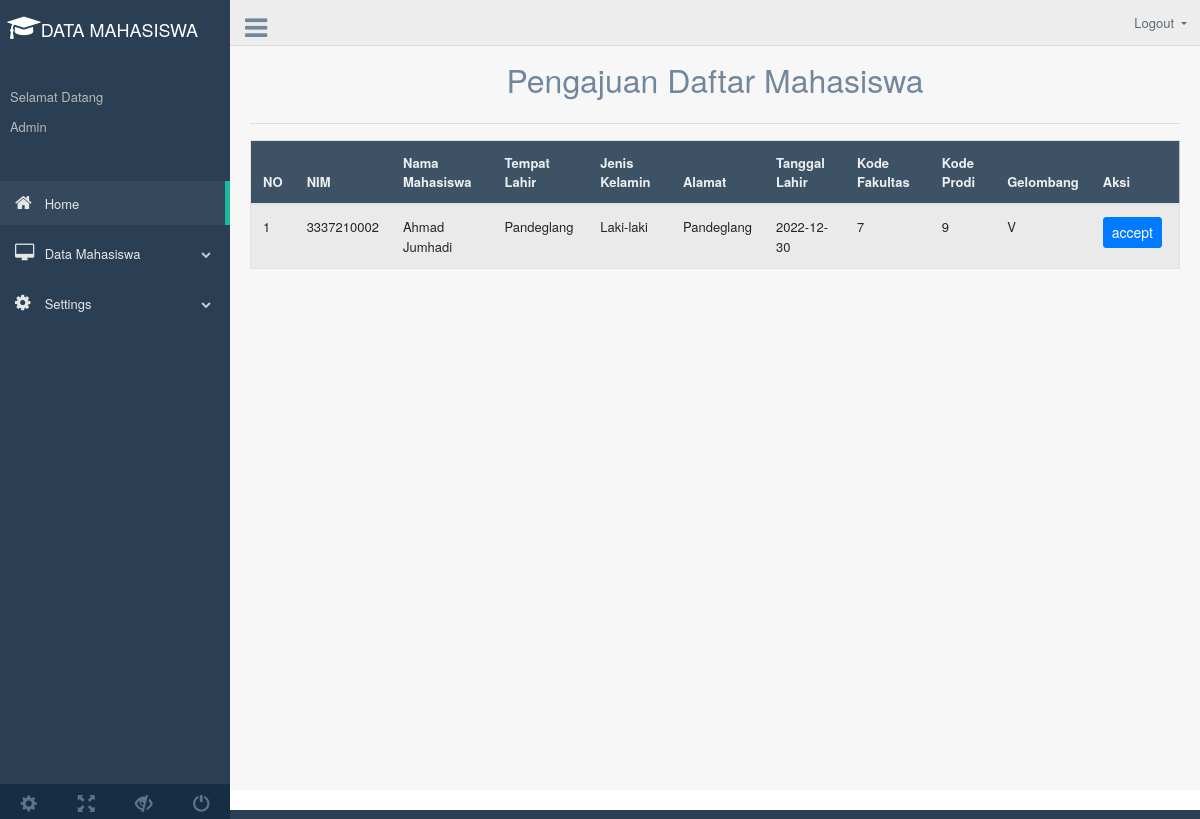
Page /index2.php?page=daftar_mhs on the committed database.
### tables this page shows
CREATE TABLE `tb_daftar` (
  `id_mhs` int(15) NOT NULL,
  `nim` varchar(20) NOT NULL,
  `nama_mhs` varchar(30) NOT NULL,
  `tempat_lahir` varchar(30) NOT NULL,
  `jk` varchar(15) NOT NULL,
  `alamat` varchar(30) NOT NULL,
  `tanggal_lahir` varchar(30) NOT NULL,
  `kode_fakultas` int(20) NOT NULL,
  `kode_prodi` int(20) NOT NULL,
  `gelombang` varchar(11) NOT NULL
);

### pendaftar.php (the view, shortened to what this page needs)
<center><font size="6">Pengajuan Daftar Mahasiswa</font></center>
<?php
include('config.php');
$sql = mysqli_query($koneksi, "SELECT * FROM tb_daftar");
?>
	<div class="container" style="margin-top:20px">
		<hr>
		<div class="table-responsive">
		<table class="table table-striped jambo_table bulk_action">
			<thead>
				<tr>
					<th>NO</th>
					<th>NIM</th>
					<th>Nama Mahasiswa</th>
                    <th>Tempat Lahir</th>
					<th>Jenis Kelamin</th>
					<th>Alamat</th>
					<th>Tanggal Lahir</th>
					<th>Kode Fakultas</th>
                    <th>Kode Prodi</th>
					<th>Gelombang</th>
					<th>Aksi</th>
				</tr>
			</thead>
			<tbody>
				<?php
					$no = 1;
					while($data = mysqli_fetch_assoc($sql)){
						echo '
						<tr>
							<td>'.$no.'</td>
							<td>'.$data['nim'].'</td>
							<td>'.$data['nama_mhs'].'</td>
                            <td>'.$data['tempat_lahir'].'</td>
							<td>'.$data['jk'].'</td>
							<td>'.$data['alamat'].'</td>
							<td>'.$data['tanggal_lahir'].'</td>
                            <td>'.$data['kode_fakultas'].'</td>
                            <td>'.$data['kode_prodi'].'</td>
							<td>'.$data['gelombang'].'</td>
							<td>
								<a href="accept.php?nim='.$data['nim'].'" class="btn btn-primary btn-sm" onclick="return confirm(\'pendaftar ini akan di terima\')">accept</a>
							</td>
						</tr>
						';
						$no++;
					}
				?>
		</table>
	</div>
	</div>

### rows in the picture
tb_daftar: nim "3337210002", nama_mhs "Ahmad Jumhadi", tempat_lahir "Pandeglang", jk "Laki-laki", alamat "Pandeglang", tanggal_lahir "2022-12-30", kode_fakultas "7", kode_prodi "9", gelombang "V"
